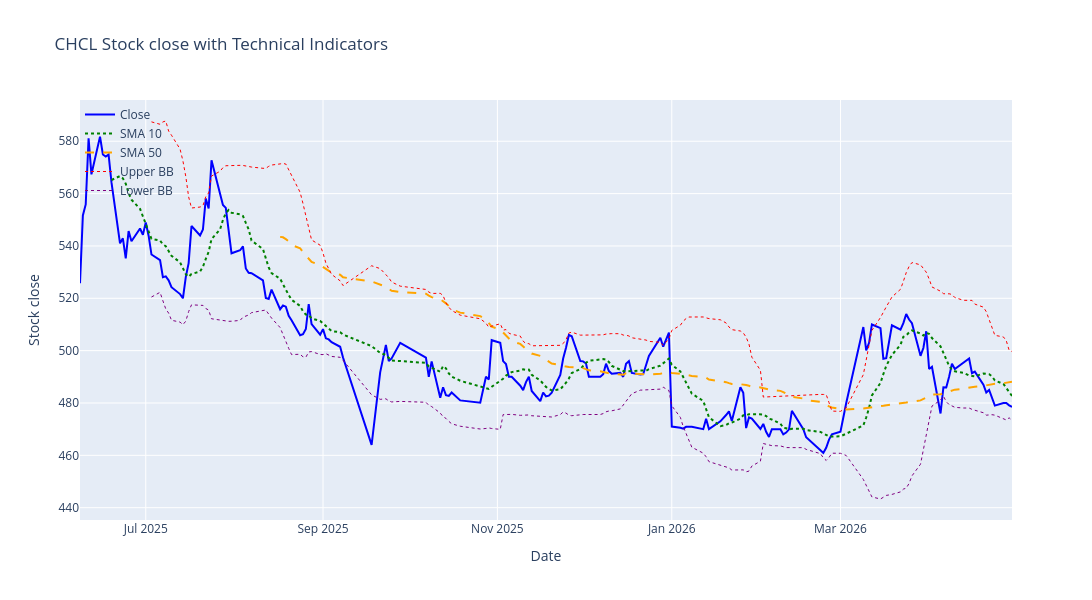

Notebook cell for this chart:
### Markdown cell above
### Plot technical Analysis

### Code cell
df_filtered = df.copy();
if data_type=="intraday" :
    df_filtered = df_filtered.between_time("11:00", "15:00");



# Create the figure
fig = go.Figure()

# Add 'Close' close line
fig.add_trace(
    go.Scatter(
        x=df_filtered.index,
        y=df_filtered["close"],
        mode="lines",
        name="Close",
        line=dict(color="blue", width=2),
    )
)

# Add 'SMA 10' line
fig.add_trace(
    go.Scatter(
        x=df_filtered.index,
        y=df_filtered["SMA_10"],
        mode="lines",
        name="SMA 10",
        line=dict(color="green", width=2, dash="dot"),
    )
)

# Add 'SMA 50' line
fig.add_trace(
    go.Scatter(
        x=df_filtered.index,
        y=df_filtered["SMA_50"],
        mode="lines",
        name="SMA 50",
        line=dict(color="orange", width=2, dash="dash"),
    )
)

# Add 'Upper BB' line
fig.add_trace(
    go.Scatter(
        x=df_filtered.index,
        y=df_filtered["Upper_BB"],
        mode="lines",
        name="Upper BB",
        line=dict(color="red", width=1, dash="dot"),
    )
)

# Add 'Lower BB' line
fig.add_trace(
    go.Scatter(
        x=df_filtered.index,
        y=df_filtered["Lower_BB"],
        mode="lines",
        name="Lower BB",
        line=dict(color="purple", width=1, dash="dot"),
    )
)

# Update layout for a larger figure size and title
fig.update_layout(
    title=f"{stock_name} Stock close with Technical Indicators",
    xaxis_title="Date",
    yaxis_title="Stock close",
    legend=dict(
        x=0, y=1, bgcolor="rgba(255,255,255,0)", bordercolor="rgba(255,255,255,0)"
    ),
    autosize=False,
    width=1200,
    height=600,
)

if data_type=="intraday" :
    fig.update_xaxes(rangebreaks=[
        dict(bounds=["sat","sat"]),   # remove weekends
        dict(bounds=[15, 11], pattern="hour")  # keep only 11–15
    ])




# Show the plot
fig.show()

### Figure 1 — Plotly figure (JSON) as saved in the notebook; plotly's stock layout.template omitted (floating-point values rounded to 4 significant figures; data arrays with more than 128 entries replaced by an {"elided": "..."} marker saying what was removed)
{"data": [{"line": {"color": "blue", "width": 2}, "mode": "lines", "name": "Close", "type": "scatter", "x": {"elided": "200 str values"}, "y": {"elided": "200 float values"}}, {"line": {"color": "green", "dash": "dot", "width": 2}, "mode": "lines", "name": "SMA 10", "type": "scatter", "x": {"elided": "200 str values"}, "y": {"elided": "200 float values"}}, {"line": {"color": "orange", "dash": "dash", "width": 2}, "mode": "lines", "name": "SMA 50", "type": "scatter", "x": {"elided": "200 str values"}, "y": {"elided": "200 float values"}}, {"line": {"color": "red", "dash": "dot", "width": 1}, "mode": "lines", "name": "Upper BB", "type": "scatter", "x": {"elided": "200 str values"}, "y": {"elided": "200 float values"}}, {"line": {"color": "purple", "dash": "dot", "width": 1}, "mode": "lines", "name": "Lower BB", "type": "scatter", "x": {"elided": "200 str values"}, "y": {"elided": "200 float values"}}], "layout": {"autosize": false, "height": 600, "legend": {"bgcolor": "rgba(255,255,255,0)", "bordercolor": "rgba(255,255,255,0)", "x": 0, "y": 1}, "title": {"text": "CHCL Stock close with Technical Indicators"}, "width": 1200, "xaxis": {"title": {"text": "Date"}}, "yaxis": {"title": {"text": "Stock close"}}}}
